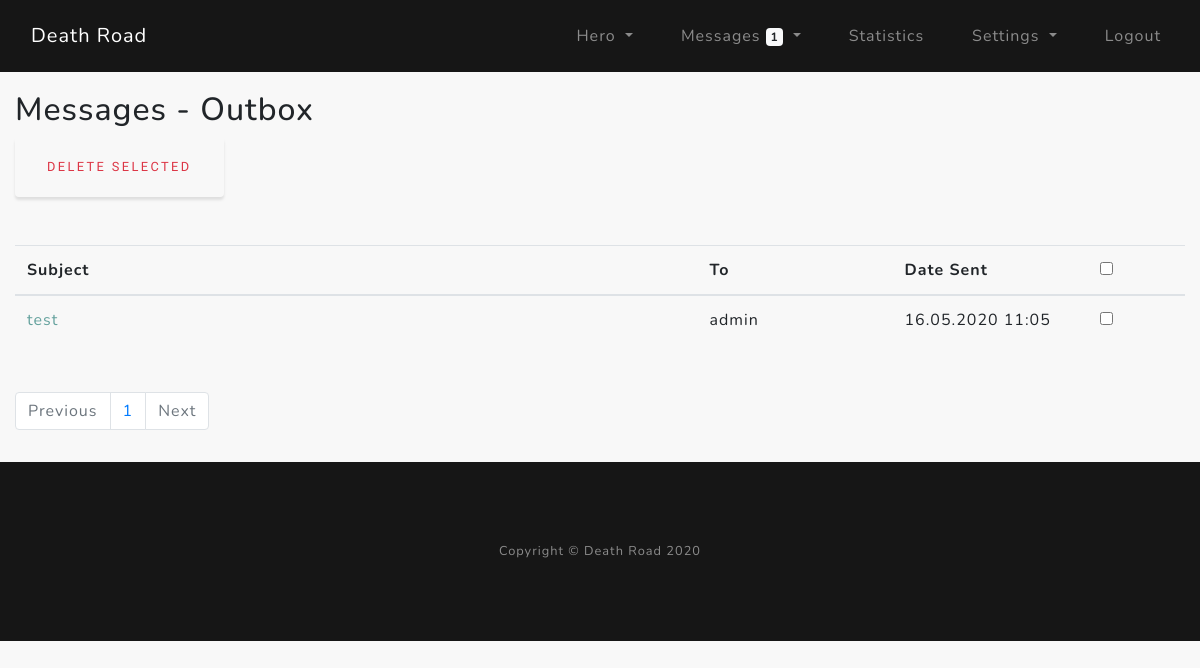
/msg_outbox (signed in), run on the app's committed database.
### core/models.py (models this page shows)
class Messages(db.Model):
    __tablename__ = "messages"
    mid = Column(Integer, primary_key=True)  # message ID
    recipient = Column(String(32))  # recipient - user id from name
    sender = Column(String(32))  # sender - current user id
    subject_msg = Column(String(32))  # subject_msg - msg subject
    body_msg = Column(Text)  # body_msg - message body
    date = Column(DateTime)  # date - date sent
    seen = Column(Boolean)  # seen - message seen
    del_in = Column(Boolean)  # del_in - delete message from inbox
    del_out = Column(Boolean)  # del_out - delete message from outbox

### core/messages/routes.py (the view, shortened to what this page needs)
@msgs.route("/msg_outbox", methods=["POST", "GET"])
@login_required
def msg_outbox():
    page = request.args.get("page", 1, type=int)
    msg_per_page = User.query.get_or_404(current_user.id)
    get_unread_msgs = unread_msgs(current_user.username)
    msgs_sent = Messages.query. \
        order_by(Messages.date.desc()). \
        filter_by(sender=current_user.username, del_out=False). \
        paginate(page=page, per_page=msg_per_page.msg_per_page)
    next_page_button = url_for("msgs.msg_outbox", page=msgs_sent.next_num) if msgs_sent.next_num else None
    previous_page_button = url_for("msgs.msg_outbox", page=msgs_sent.prev_num) if msgs_sent.prev_num else None
    form = MessageMultipleDelete()
    return render_template("msg_outbox.html", msgs_sent=msgs_sent, next_page_button=next_page_button,
                           previous_page_button=previous_page_button, form=form, get_unread_msgs=get_unread_msgs)

### core/messages/forms.py
class MessageMultipleDelete(FlaskForm):
    multi_del = BooleanField()
    submit_del = SubmitField("Delete Selected")

### core/models.py (called while the page is built)
@login_manager.user_loader
def load_user(user_id):
    return User.query.get(int(user_id))

### core/utils/unread_msgs.py (called while the page is built)
def unread_msgs(current_acc_uname):
    gum = Messages.query.filter_by(recipient=current_acc_uname, del_in=False, seen=False).count()
    return gum

### core/templates/msg_outbox.html (shortened to what this page needs)
{% extends "layout.html" %}
{% block content %}
<section class="msg_outbox-section">
    <div class="container py-3">
        <div class="row">
            <div class="col-lg">
                <h2>Messages - Outbox</h2>
                <form method="post">
                    {{ form.submit_del(class="btn btn-outline-danger") }}
                    <table class="table table-hover my-5">
                        <thead>
                            <tr>
                                <th scope="col" class="col-md-7">Subject</th>
                                <th scope="col" class="col-md-2">To</th>
                                <th scope="col" class="col-md-2">Date Sent</th>
                                <th scope="col" class="col-md-1"><input type="checkbox" name="select_all" onclick="toggle(this)"></th>
                            </tr>
                        </thead>
                        <tbody>
                            {% for msgs_s in msgs_sent.items %}
                            <tr>
                                <td><a href="{{ url_for('msgs.msg_read', mid=msgs_s.mid) }}">{{ msgs_s.subject_msg }}</a></td>
                                <td>{{ msgs_s.recipient }}</td>
                                <td>{{ msgs_s.date.strftime("%d.%m.%Y %H:%m") }}</td>
                                <td>{{ form.multi_del(value=msgs_s.mid) }}</td>
                            </tr>
                            {% endfor %}
                        </tbody>
                    </table>
                </form>
                <nav aria-label="pagination">
                    <ul class="pagination">
                        {% if msgs_sent.prev_num != None %}
                            <li class="page-item"><a class="page-link"  href="{{ previous_page_button }}">Previous</a></li>
                        {% else %}
                            <li class="page-item disabled"><a class="page-link">Previous</a></li>
                        {% endif %}
                        {% for page_num in msgs_sent.iter_pages(left_edge=1, right_edge=1, left_current=1, right_current=2) %}
                            {% if page_num %}
                                {% if msgs_sent.page == page_num %}
                                    <li class="page-item"><a class="page-link"  href="{{ url_for('msgs.msg_outbox', page=page_num) }}">{{ page_num }}</a></li>
                                {% else %}
                                    <li class="page-item"><a class="page-link"  href="{{ url_for('msgs.msg_outbox', page=page_num) }}">{{ page_num }}</a></li>
                                {% endif %}
                            {% else %}
                                <span class="m-2"></span>
                            {% endif %}
                        {% endfor %}
                        {% if msgs_sent.next_num != None %}
                            <li class="page-item"><a class="page-link"  href="{{ next_page_button }}">Next</a></li>
                        {% else %}
                            <li class="page-item disabled"><a class="page-link">Next</a></li>
                        {% endif %}
                    </ul>
                </nav>
            </div>
        </div>
    </div>
</section>
{% endblock %}

### core/static/custom-style.css (style rules this page uses)
html, body { scroll-behavior: smooth; }
body { font-family: 'Nunito'; letter-spacing: 0.0625em; background-color: #f8f8f8; }
a { color: #64a19d; }
@media (min-width: 1000px) { .container { max-width: 1600px; } }
.btn { box-shadow: 0 0.1875rem 0.1875rem 0 rgba(0, 0, 0, 0.1) !important; padding: 1.25rem 2rem; font-family: 'Varela Round'; font-size: 80%; text-transform: uppercase; letter-spacing: .15rem; border: 0; }
.msg_outbox-section { margin: 75px 0 0 0; }

### data on the page
Messages: subject_msg "test", recipient "admin", date "16.05.2020 11:05"

### other printed values
{{ get_unread_msgs }} "1"
{{ page_num }} "1"
